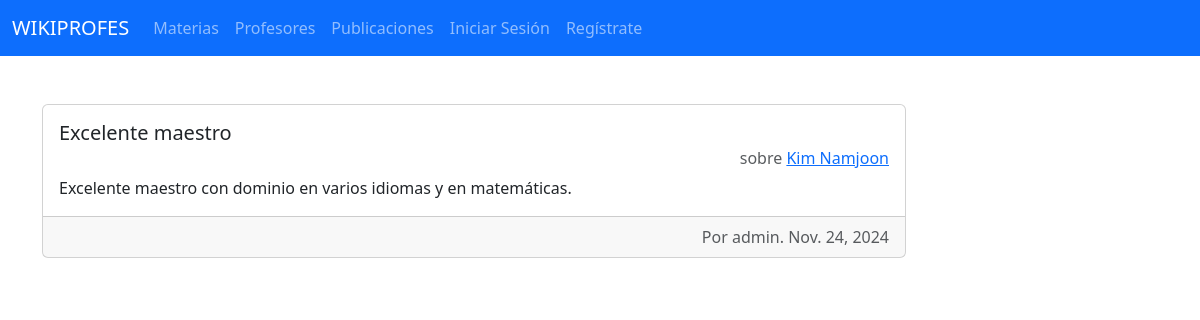
Before: / with the older database file.
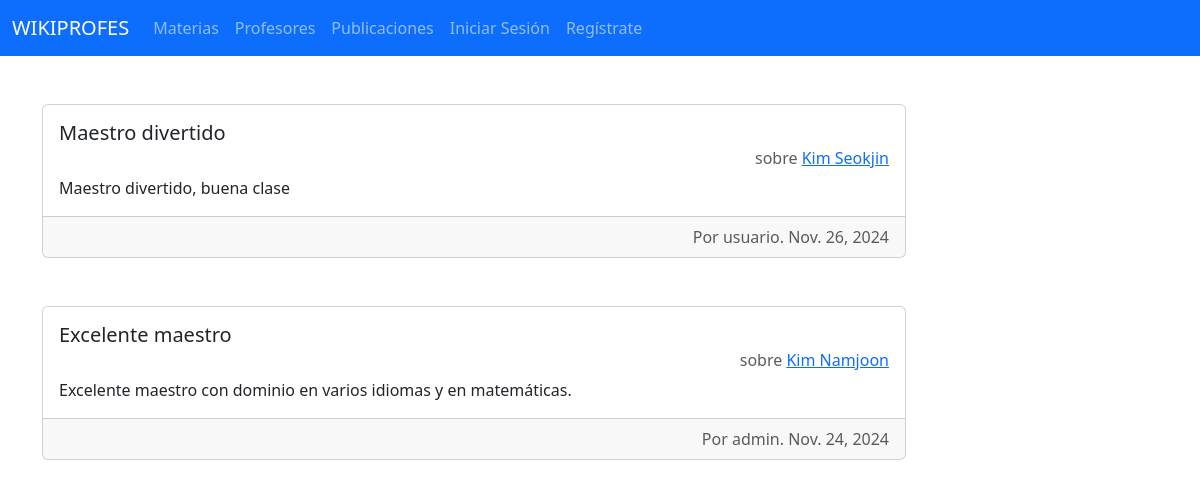
After: the same page with the newer database file.
### publicacion/models.py (models this page shows, shortened)
class Publicacion(models.Model):
    materia = models.ForeignKey(Materia, on_delete=models.CASCADE)
    profesor = models.ForeignKey(Profesor, on_delete=models.CASCADE)
    usuario = models.ForeignKey(User, on_delete=models.CASCADE)
    titulo = models.CharField(max_length=80)
    fecha = models.DateField()
    comentario = models.TextField(max_length=200)
    dominio = models.IntegerField()
    puntualidad = models.IntegerField()
    asistencia = models.IntegerField()
    dificultad = models.IntegerField()
    seguimiento = models.IntegerField()

### profesor/models.py (models this page shows)
class Profesor(models.Model):
    nombre = models.CharField(max_length=80)
    usuarios = models.ManyToManyField(User, through='publicacion.Publicacion')
    def __str__(self):
        return f"{self.nombre}"

### publicacion/views.py (the view)
# urls.py: path('', views.PublicacionView.as_view(), name='index'),
class PublicacionView(generic.ListView):
    template_name = 'publicacion/index.html'
    def get_queryset(self):
        return Publicacion.objects.order_by('-fecha')[:5]

### templates/publicacion/index.html (shortened to what this page needs)
{% extends "base.html" %}
{% block content %}
    {% for publicacion in publicacion_list %}
    <section>
        <div class="container mt-5">
            <div class="card mb-3" style="width: 54rem;">
                <div class="card-body">
                  <h5 class="card-title">{{publicacion.titulo}}</h5>
                  <h6 class="card-subtitle mb-2 text-body-secondary text-end">sobre  <a href="{% url 'publicacion:profesor' publicacion.profesor.id %}">{{publicacion.profesor}}</a></h6>
                  <p class="card-text">{{publicacion.comentario}}</p>
                </div>
                <div class="card-footer text-body-secondary text-end">
                    Por {{publicacion.usuario}}. {{publicacion.fecha}}
                  </div>
            </div>
        </div>
    </section>
    {% endfor %}
{% endblock content %}

Changed rows visible on the page:
added Publicacion: titulo "Maestro divertido", profesor "Kim Seokjin", comentario "Maestro divertido, buena clase", usuario "usuario", fecha "Nov. 26, 2024"
